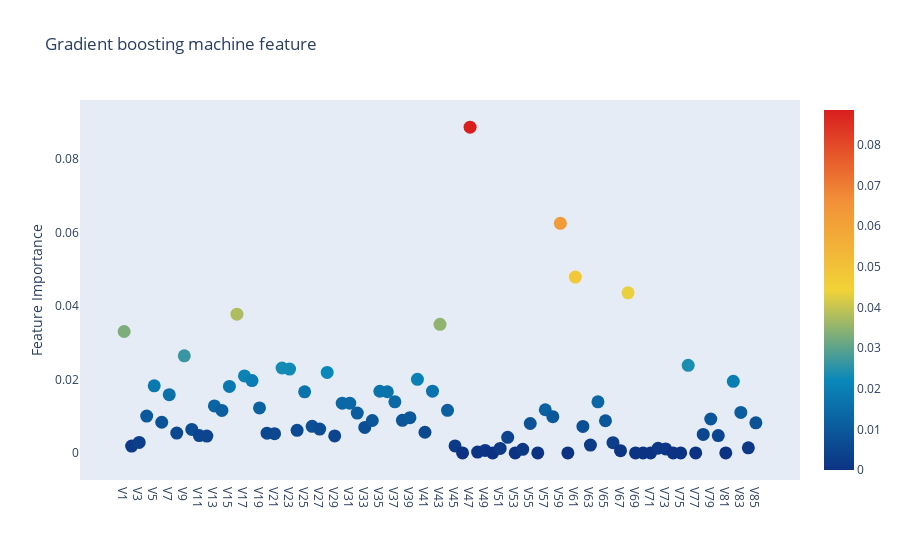

Source (notebook cell):
### Code cell
#scatter
trace=go.Scatter(
        y=gb.feature_importances_,
        x=feature,
         mode='markers',
         marker=dict(
         sizemode='diameter',
         sizeref=1,
         size=13,
         color=gb.feature_importances_,
         colorscale='Portland',
         showscale=True),
         text=feature)
data=[trace]

layout=go.Layout(
          autosize=True,
        title='Gradient boosting machine feature',
        hovermode='closest',
         xaxis=dict(
            ticklen=5,
             showgrid=False,
            zeroline=False,
            showline=False),
         yaxis=dict(
               title='Feature Importance',
               showgrid=False,
                zeroline=False,
                gridwidth=2,
                ticklen=5,
               ),
    showlegend=False
)

fig=go.Figure(data=data,layout=layout)
py.iplot(fig,filename='scatter56')

### Figure 1 — Plotly figure (JSON) as saved in the notebook; plotly's stock layout.template omitted (floating-point values rounded to 4 significant figures)
{"data": [{"marker": {"color": [0.03302, 0.001843, 0.002851, 0.01, 0.01823, 0.008334, 0.01583, 0.005393, 0.02641, 0.00638, 0.004702, 0.004583, 0.01278, 0.01154, 0.01808, 0.03773, 0.02095, 0.01966, 0.01222, 0.005363, 0.005222, 0.02309, 0.0228, 0.006124, 0.01661, 0.007231, 0.006466, 0.02188, 0.00462, 0.01354, 0.01353, 0.01083, 0.006927, 0.008804, 0.01677, 0.01663, 0.0139, 0.008851, 0.00957, 0.02001, 0.005614, 0.01679, 0.03497, 0.01158, 0.001897, 0, 0.08863, 0.0002099, 0.0006689, 0, 0.001217, 0.004231, 0, 0.0009686, 0.007997, 0, 0.01174, 0.009859, 0.06245, 0, 0.04784, 0.0072, 0.002121, 0.01388, 0.00874, 0.002779, 0.000592, 0.04354, 0, 0, 0, 0.001259, 0.001079, 0, 0, 0.02382, 0, 0.005027, 0.009222, 0.004711, 0, 0.01947, 0.01101, 0.001386, 0.008171], "colorscale": [[0, "rgb(12,51,131)"], [0.25, "rgb(10,136,186)"], [0.5, "rgb(242,211,56)"], [0.75, "rgb(242,143,56)"], [1, "rgb(217,30,30)"]], "showscale": true, "size": 13, "sizemode": "diameter", "sizeref": 1}, "mode": "markers", "text": ["V1", "V2", "V3", "V4", "V5", "V6", "V7", "V8", "V9", "V10", "V11", "V12", "V13", "V14", "V15", "V16", "V17", "V18", "V19", "V20", "V21", "V22", "V23", "V24", "V25", "V26", "V27", "V28", "V29", "V30", "V31", "V32", "V33", "V34", "V35", "V36", "V37", "V38", "V39", "V40", "V41", "V42", "V43", "V44", "V45", "V46", "V47", "V48", "V49", "V50", "V51", "V52", "V53", "V54", "V55", "V56", "V57", "V58", "V59", "V60", "V61", "V62", "V63", "V64", "V65", "V66", "V67", "V68", "V69", "V70", "V71", "V72", "V73", "V74", "V75", "V76", "V77", "V78", "V79", "V80", "V81", "V82", "V83", "V84", "V85"], "type": "scatter", "x": ["V1", "V2", "V3", "V4", "V5", "V6", "V7", "V8", "V9", "V10", "V11", "V12", "V13", "V14", "V15", "V16", "V17", "V18", "V19", "V20", "V21", "V22", "V23", "V24", "V25", "V26", "V27", "V28", "V29", "V30", "V31", "V32", "V33", "V34", "V35", "V36", "V37", "V38", "V39", "V40", "V41", "V42", "V43", "V44", "V45", "V46", "V47", "V48", "V49", "V50", "V51", "V52", "V53", "V54", "V55", "V56", "V57", "V58", "V59", "V60", "V61", "V62", "V63", "V64", "V65", "V66", "V67", "V68", "V69", "V70", "V71", "V72", "V73", "V74", "V75", "V76", "V77", "V78", "V79", "V80", "V81", "V82", "V83", "V84", "V85"], "y": [0.03302, 0.001843, 0.002851, 0.01, 0.01823, 0.008334, 0.01583, 0.005393, 0.02641, 0.00638, 0.004702, 0.004583, 0.01278, 0.01154, 0.01808, 0.03773, 0.02095, 0.01966, 0.01222, 0.005363, 0.005222, 0.02309, 0.0228, 0.006124, 0.01661, 0.007231, 0.006466, 0.02188, 0.00462, 0.01354, 0.01353, 0.01083, 0.006927, 0.008804, 0.01677, 0.01663, 0.0139, 0.008851, 0.00957, 0.02001, 0.005614, 0.01679, 0.03497, 0.01158, 0.001897, 0, 0.08863, 0.0002099, 0.0006689, 0, 0.001217, 0.004231, 0, 0.0009686, 0.007997, 0, 0.01174, 0.009859, 0.06245, 0, 0.04784, 0.0072, 0.002121, 0.01388, 0.00874, 0.002779, 0.000592, 0.04354, 0, 0, 0, 0.001259, 0.001079, 0, 0, 0.02382, 0, 0.005027, 0.009222, 0.004711, 0, 0.01947, 0.01101, 0.001386, 0.008171]}], "layout": {"autosize": true, "hovermode": "closest", "showlegend": false, "title": {"text": "Gradient boosting machine feature"}, "xaxis": {"showgrid": false, "showline": false, "ticklen": 5, "zeroline": false}, "yaxis": {"gridwidth": 2, "showgrid": false, "ticklen": 5, "title": {"text": "Feature Importance"}, "zeroline": false}}}
